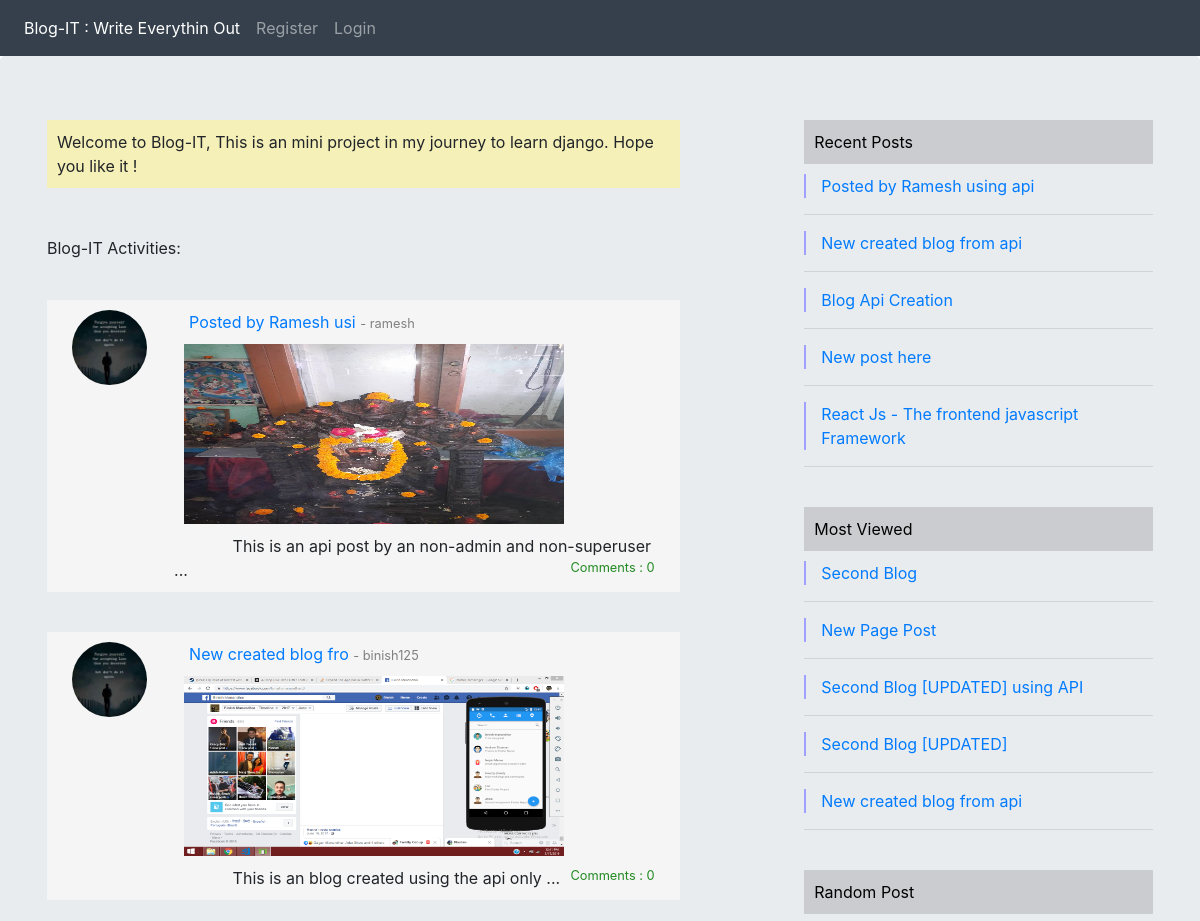
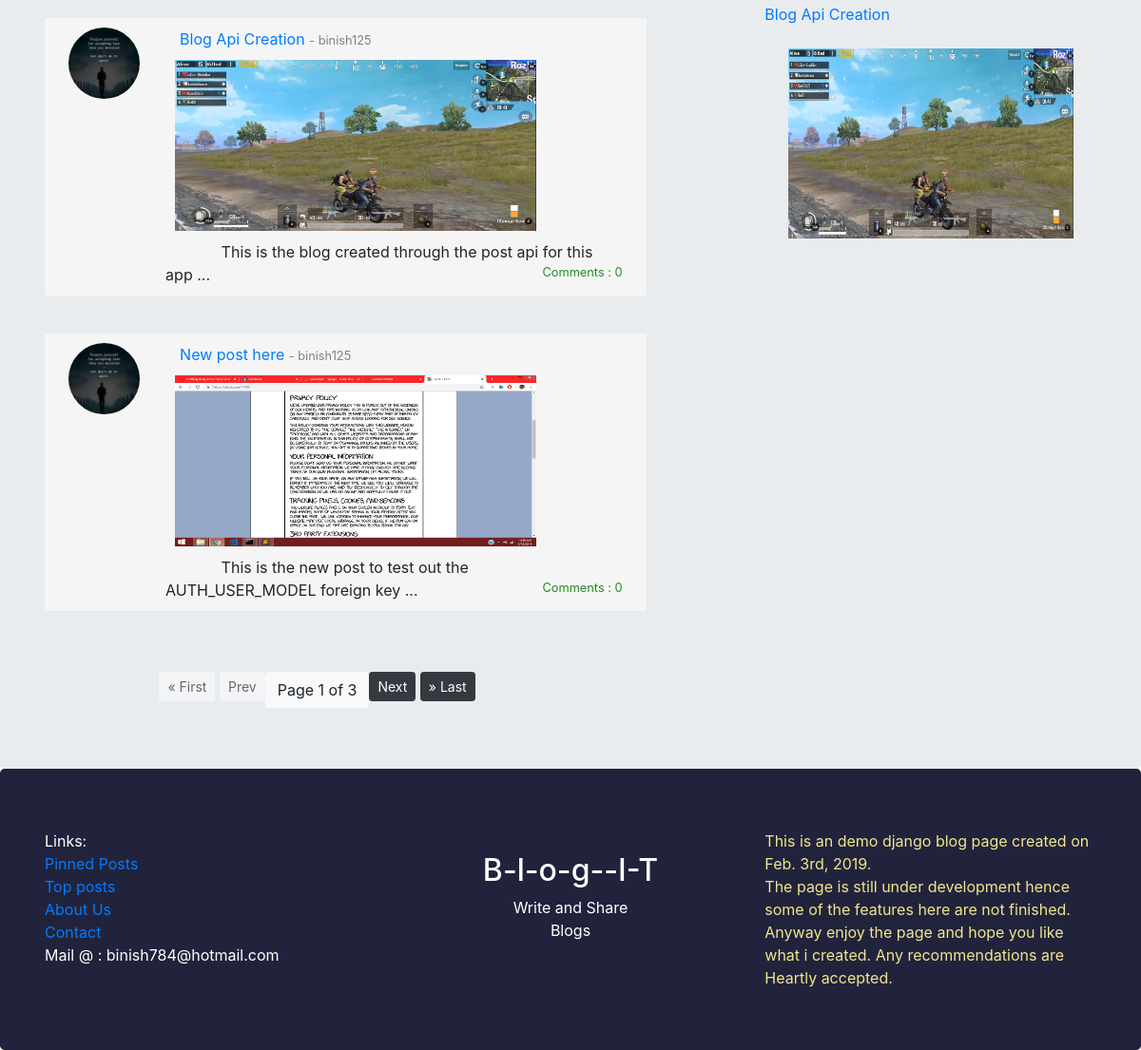
The page / on the database its author committed (2 pictures, top to bottom).
### post/models.py (models this page shows, shortened)
class post(models.Model):
	title=models.CharField(max_length=200)
	content=models.TextField(max_length=1000)
	pub_date=models.DateTimeField(default=timezone.now)
	user=models.ForeignKey(settings.AUTH_USER_MODEL,on_delete=models.CASCADE,default=1)
	pin=models.BooleanField(default=False)
	image=models.ImageField()
	views=models.IntegerField(default=0)
	slug=models.SlugField(unique=True,max_length=200)
	@property
	def comment_count(self):
		count=self.comment_set.all().count()
		return count

### account/models.py (models this page shows, shortened)
class Profile(models.Model):
	user=models.OneToOneField(User,on_delete=models.CASCADE)
	image=models.ImageField(default='default.jpg',upload_to='profile_pics')

### post/views.py (the view, shortened to what this page needs)
# urls.py: path('',views.IndexView,name='post-home'),
def IndexView(request):
	posts=post.objects.order_by('-id')
	recent_posts=post.objects.order_by('-id')[:5]
	most_viewed=post.objects.order_by('-views')[:5]
	has_pinned=False
	paginator=Paginator(posts,4)
	page=request.GET.get('page')
	posts=paginator.get_page(page)
	if(len(posts)!=0):
		rand_post=posts[random.randint(0,len(posts)-1)]
	else:
		rand_post=None
	context={
		'rand_post':rand_post,
		'posts':posts,
		'recents':recent_posts,
		'most_views':most_viewed,
	}
	context['has_pinned']=has_pinned
	return render(request,'post/index.html',context)

### post/templates/post/index.html (shortened to what this page needs)
{% extends 'post/base.html' %}
{% load crispy_forms_tags %}
{% block content %}
<div class="row">
	<div class="col-md-7 index-blogPart" >
		<div class="note">
			<div class="container-fluid">
				<div class="row">
					Welcome to Blog-IT, This is an mini project in my journey to learn django. Hope you like it !
				</div>
			</div>
		</div>
	<br><br>
		Blog-IT Activities:<br><br>
		{% if posts %}
			{% for post in posts %}
			<p style='color:#007bff'>
				<div class="container-fluid">
				<div class="row  whitesmoke_background padding_10">
				<div class="col-md-2">
						<img src="{{post.user.profile.image.url}}" class="index-profilePic" >
				</div>
				<div class="col-md-10">
					<div class="container-fluid" >
					<div class="row">
						<div class="col-md-8">
							<a href="{% url 'post:post-detail' post.slug %}">{{post.title|slice:":20"}}</a>
							<small style="color:grey">- {{post.user}}</small>
						</div>
					</div>
					</div>
						<img src="{{post.image.url}}" height="200px" width=400px" class="align_center padding_10 margin_auto"><br>
				&nbsp;&nbsp;&nbsp;&nbsp;&nbsp;&nbsp;&nbsp;&nbsp;&nbsp;&nbsp;&nbsp;&nbsp;&nbsp;{{post.content|slice:":100"}} ...
					<a href="" class="color_forest"><small class="float_right">Comments : {{post.comment_count}}</small></a>
				</div>
				</div>
				</div><br>
			</p>
			{% endfor %}
		{% else %}
			<p style="text-align: center;">Be the first to Post ...</p>
		{% endif %}
<br>
	<div class="container-fluid">
		<div class="row">
			<div class="col-md-8 offset-md-2 padding-10 ">
				<div class="pagination">
					<span class="step-links">
					{% if posts.has_previous %}
						<a href="?page=1" class="btn btn-dark btn-sm margin-5">&laquo; First</a>
						<a href="?page={{posts.previous_page_number}}" class="btn btn-dark btn-sm margin-5">Prev</a>
					{% else %}
						<a href="#" class="btn btn-light btn-sm disabled margin-5">&laquo; First</a>
						<a href="#" class="btn btn-light btn-sm disabled margin-5">Prev</a>
					{% endif %}
					</span>
					<span class="current btn btn-light margin-5">
					Page {{posts.number}} of {{posts.paginator.num_pages}}
					</span>
					<span class="step-links">
					{% if posts.has_next %}
						<a href="?page={{posts.next_page_number}}" class="btn btn-dark btn-sm margin-5">Next</a>
						<a href="?page={{posts.paginator.num_pages}}" class="btn btn-dark btn-sm margin-5">&raquo; Last</a>
					{% else %}
						<a href="#" class="btn btn-light disabled btn-sm">Next</a>
						<a href="#" class="btn btn-light disabled btn-sm">&raquo; Last</a>
					{% endif %}
					</span>
				</div>
			</div>
		</div>
	</div>
	</div>
	<div class="col-md-4 offset-md-1">
		<div class="header">
			Recent Posts
		</div>
		{% if recents %}
		{% for recent in recents %}
			<div class="side_link_magenta">
				<a href="{% url 'post:post-detail' recent.slug%}">
					<div style="margin-left: 15px;">{{recent.title}}</div>
				</a>
			</div>
			<hr>
		{% endfor %}
		{% else %}
		<br>
			No recent Posts
		<br>
		{% endif %}
	<br>
		<div class="header">
			Most Viewed
		</div>
		{% if most_views %}
		{% for popular in most_views %}
			<div class="side_link_forest">
				<a href="{% url 'post:post-detail' popular.slug %}">
					<div style="margin-left: 15px">{{popular.title}}
					</div>
				</a>
			</div><hr>
		{% endfor %}
		<br>
		{% else %}
		<br>
			No posts yet
		<br>
		{% endif %}
		{% if rand_post %}
		<div class="header">
			Random Post
		</div>
		<a href="{% url 'post:post-detail' rand_post.slug %}">{{rand_post.title}}<div class="align_center"><br>
			<img src="{{rand_post.image.url}}" height="200px" width="300px">
		</div></a><br>
		{% endif %}
	</div>
</div>
{% endblock content %}

### post/templates/post/base.html (shortened to what this page needs)
{% load static %}
<!DOCTYPE html>
<html>
<head>
    <link rel="stylesheet" href="https://stackpath.bootstrapcdn.com/bootstrap/4.3.1/css/bootstrap.min.css">
    <link rel="stylesheet" type="text/css" href="{% static 'post/style.css' %}">
</head>
<body>
	<nav class="navbar navbar-expand-sm bg-dark navbar-dark nav_custom">
	  <ul class="navbar-nav">
	    <li class="nav-item active">
	      <a class="nav-link" href="{% url 'post:post-home' %}">Blog-IT : Write Everythin Out</a>
	    </li>
	    {% if user.is_authenticated %}
	    <li class="nav-item float_right">
	     	 <a class="nav-link" href="{% url 'post:post-create' %}">Create Blog</a>
		</li>
	    <li class="nav-item float_right">
	     	 <a class="nav-link" href="{% url 'account:account-profile' user.id%}">Profile</a>
		</li>
	    <li class="nav-item ">
	    	<a class="nav-link" href="{% url 'account:logout' %}">Logout</a>
	    </li>
	    {% else %}
	    <li class="nav-item ">
	    	<a class="nav-link" href="{% url 'account:register' %}">Register</a>
	    </li>
	    <li class="nav-item ">
	    	<a class="nav-link" href="{% url 'account:login' %}">Login</a>
	    </li>
	    {% endif %}
	  </ul>
	</nav>
	<div class="jumbotron no_margin">
		<div class="container">
			{% block content %}
			{% endblock content %}
		</div>
	</div>
    <link rel="stylesheet" href="https://ajax.googleapis.com/ajax/libs/jqueryui/1.12.1/themes/smoothness/jquery-ui.css">
	<div class="jumbotron footer_custom no_margin">
		<div class="container color_white">
			<div class="row">
				<div class="col-md-4">
					Links:<br>
					<a href="">Pinned Posts</a><br>
					<a href="">Top posts</a><br>
					<a href="">About Us</a><br>
					<a href="">Contact</a><br>
					Mail @ : binish784@hotmail.com<br>
				</div>
				<div class="col-md-4 align_center">
					<br>
					<h2>B-l-o-g--I-T</h2>
					Write and Share<br>
					Blogs
					<br><br>
				</div>
				<div class="col-md-4 color_khaki">
					This is an demo django blog page created on Feb. 3rd, 2019.<br>
					The page is still under development hence some of the features here are not finished. Anyway enjoy the page and hope you like what i created. Any recommendations are Heartly accepted.
				</div>
			</div>
		</div>
	</div>
</body>
</html>

### post/static/post/style.css (style rules this page uses)
.index-profilePic { height: 75px; width:75px; border-radius: 50px; }
.no_margin { margin: 0px; }
.nav_custom { background-color:#35404c!important }
.padding_10 { padding: 10px; }
.float_right { float: right; }
.color_forest { color: forestgreen; }
.note { background-color: #f5efb8; padding: 10px; }
.align_center { text-align: center; }
.margin_auto { margin:auto; }
.whitesmoke_background { background-color: whitesmoke; }
.footer_custom { background-color: #21233c; }
.color_white { color: white; }
.color_khaki { color: khaki; }
.header { background-color: #caccd0; color:black; margin-bottom: 10px; padding: 10px; }
.side_link_magenta { border-left: 2px solid #9fa0ff; }
.side_link_forest { border-left: 2px solid #9fa0ff; }

### rows shown on the page
post: user.profile.image (placeholder picture), title "Posted by Ramesh usi", user "ramesh", image (picture), content "This is an api post by an non-admin and non-superuser", comment_count "0", title "Posted by Ramesh using api"
post: user.profile.image (placeholder picture), title "New created blog fro", user "binish125", image (picture), content "This is an blog created using the api only", comment_count "0", title "New created blog from api"
post: user.profile.image (placeholder picture), title "Blog Api Creation", user "binish125", image (picture), content "This is the blog created through the post api for this app", comment_count "0"
post: user.profile.image (placeholder picture), title "New post here", user "binish125", image (picture), content "This is the new post to test out the AUTH_USER_MODEL foreign key", comment_count "0"
post: title "React Js - The frontend javascript Framework"
post: title "Second Blog"
post: title "New Page Post"
post: title "Second Blog [UPDATED] using API"
post: title "Second Blog [UPDATED]"

### other values the page prints
{{ posts.number }} "1"
{{ posts.paginator.num_pages }} "3"
